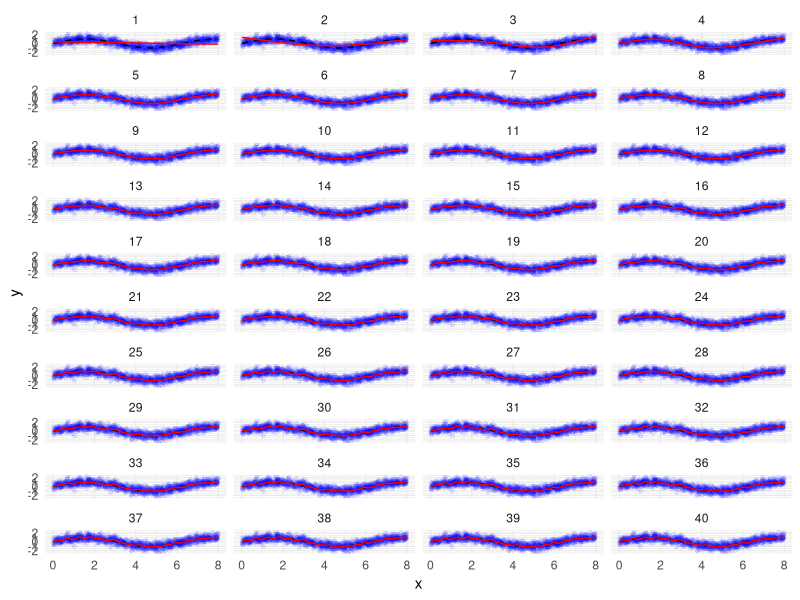
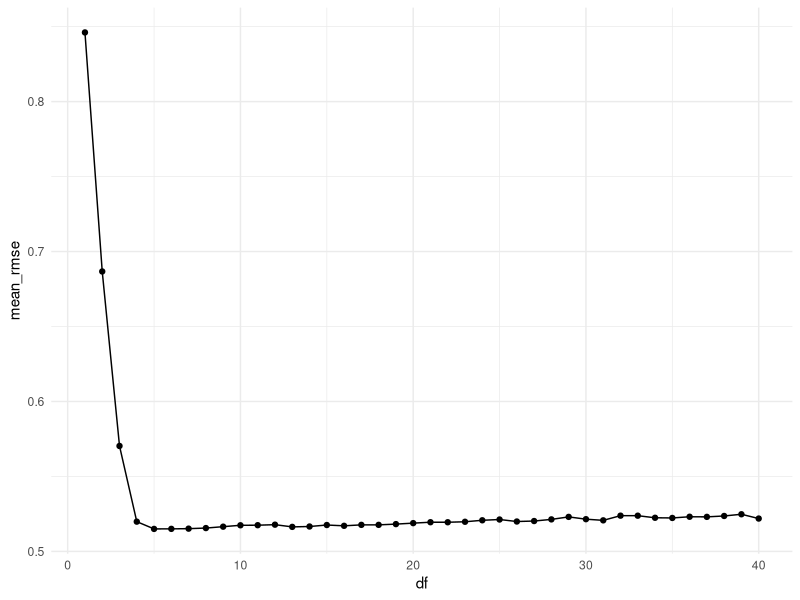

These charts were generated, in order, by the following R code:
## ---- chunk 1
library(tidyverse)
library(splines)

set.seed(2701)

generated <- function(n) {
  x <- sort(runif(n, 0, 8))
  eps <- rnorm(n, 0, 0.5)
  y <- sin(x) + eps
  tibble(x = x, y = y)
}

n <- 1000
xy <- generated(n)
xy[[2]][[123]]
## ---- chunk 2
fit_spline_with_df <- function(db, df) {
  lm(y ~ ns(x, df), data = db)
}

df_of_interest <- 1:40

# Ciclo for
models_for <- vector("list", length(df_of_interest)) 
for (i in seq_along(df_of_interest)) {
  models_for[[i]] <- fit_spline_with_df(xy, i) 
} 
names(models_for) <- df_of_interest

# Funzionale
models_functional <- map(df_of_interest, ~ fit_spline_with_df(db = xy, df = .x))
names(models_functional) <- df_of_interest

# Verifica equivalenza
all.equal(models_for, models_functional)
## ---- chunk 3

risultato <- models_functional[[36]]$coefficients["(Intercept)"]
print(risultato)
## ---- chunk 4
splines_predictions <- imap_dfr(models_functional,
  ~ tibble(
    x = xy[["x"]],
    y_real = xy[["y"]],
    y_estimated = .x[["fitted.values"]],
    df = factor(.y, levels = df_of_interest)
  )
)

xy[["generating_y"]] <- sin(xy[["x"]])

base_plot <- xy %>% 
  ggplot(aes(x = x)) +
  geom_point(aes(y = y), colour = "blue", shape = 16, alpha = 0.1) +
  geom_line(aes(y = generating_y), linetype = "dashed")

base_plot +
  geom_line(data = splines_predictions, aes(x = x, y = y_estimated), colour = "red") +
  facet_wrap(~ df, ncol = 4) +
  theme_minimal()
## ---- chunk 5
set.seed(123)
xy_cv <- xy %>% mutate(fold = sample(rep(1:10, length.out = n())))
## ---- chunk 6
df_values <- 1:40

cv_results <- map_dfr(df_values, function(d) {
  
  errors <- map_dbl(1:10, function(f) {
    train_data <- xy_cv %>% filter(fold != f)
    test_data  <- xy_cv %>% filter(fold == f)
    
    model <- lm(y ~ ns(x, df = d), data = train_data)
    preds <- predict(model, newdata = test_data)
    
    sqrt(mean((test_data$y - preds)^2))
  })
  
  tibble(df = d, mean_rmse = mean(errors))
})
## ---- chunk 7
best_df <- cv_results$df[which.min(cv_results$mean_rmse)]
print(paste("Il miglior numero di gradi di libertà secondo la 10-fold CV è:", best_df))
## ---- chunk 8
cv_results %>% 
  ggplot(aes(df, mean_rmse)) +
  geom_line() +
  geom_point() +
  theme_minimal()
